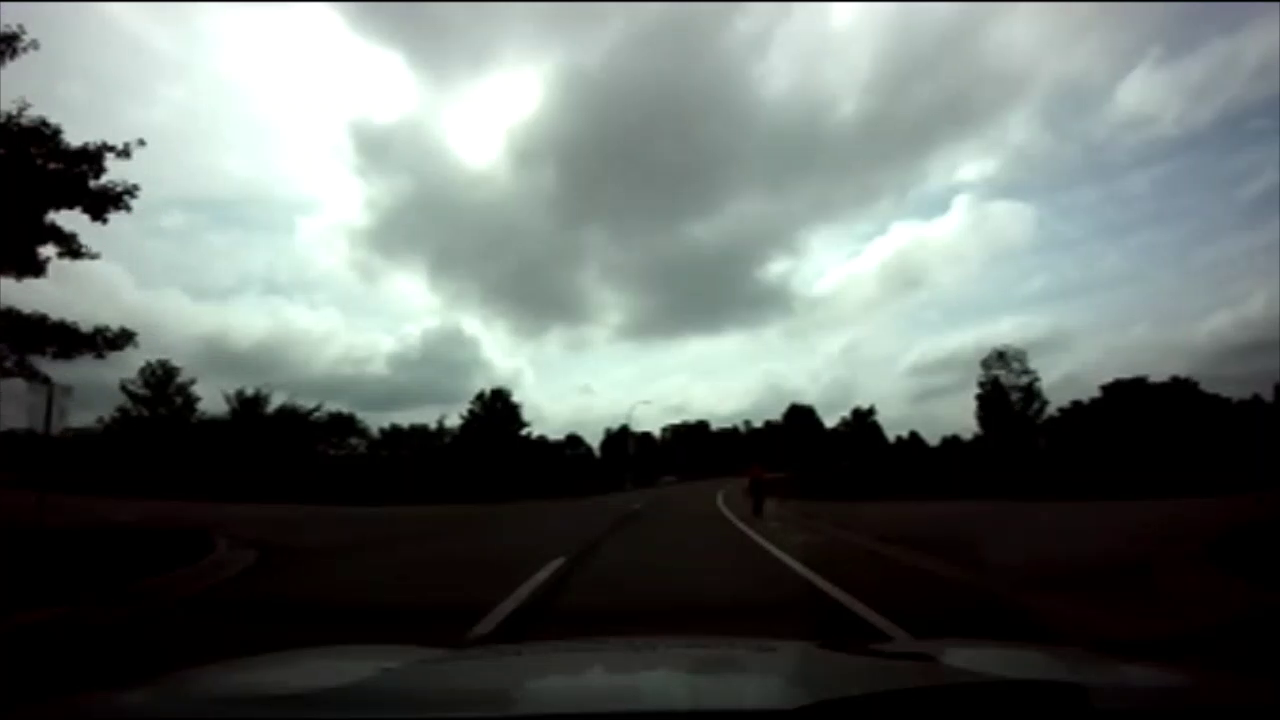
#> input picture frame 32 of LaneDetection.mp4, 1280 x 720 px
$ jupyter execute CompuerVision.ipynb
#> lines starting #> are read from the running program, lines starting #| are printed output that depends on the picture; after the words box and inside, x2 and y2 are one past the last pixel; in counts of white or black regions, pixels touching at a corner belong together
#> further down, frame is the input picture: shape (720, 1280, 3); mean B, G, R 103.6, 106.9, 99.3
[cell 1]
import cv2
import numpy as np

def canny(img):
    if img is None:
        cap.release()
        cv2.destroyAllWindows()
        exit()
    gray = cv2.cvtColor(img, cv2.COLOR_BGR2GRAY)
    kernel = 5
    blur = cv2.GaussianBlur(gray,(kernel, kernel),0)
    canny = cv2.Canny(gray, 50, 150)
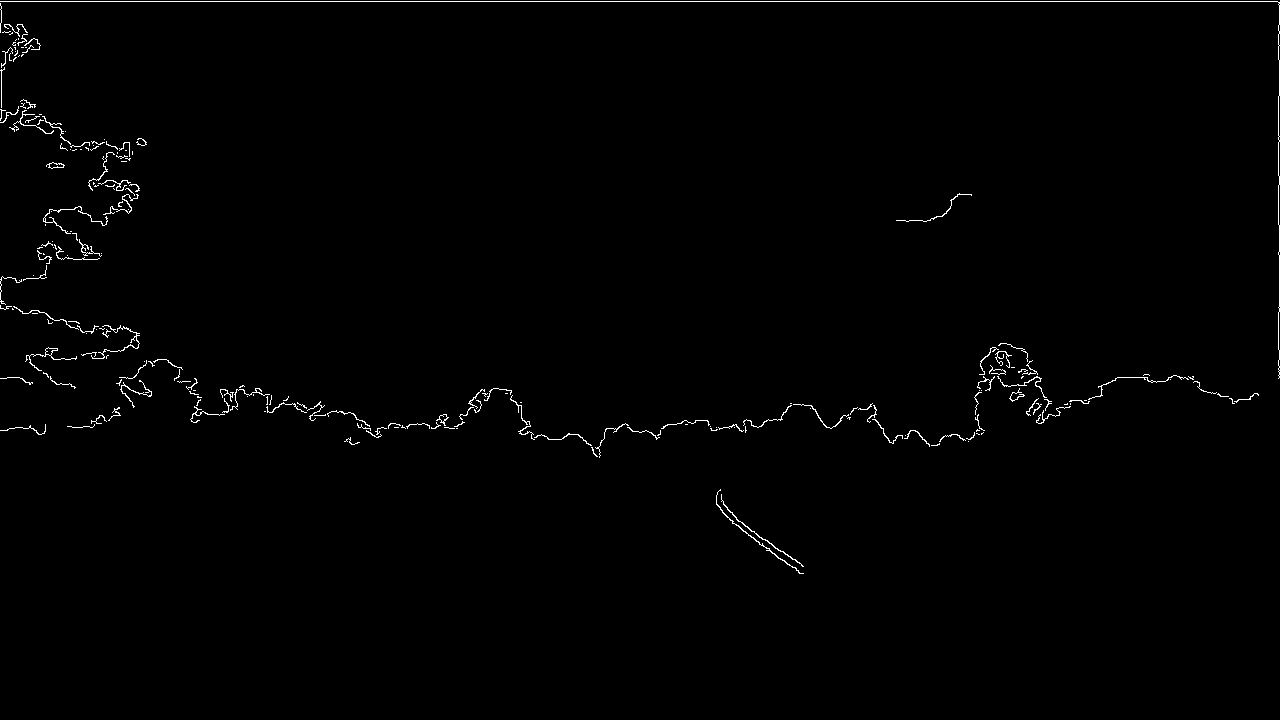
#> canny: shape (720, 1280); 0.84% white in thin lines or dots, all inside (x1, y1, x2, y2) = (0, 1, 1280, 574)
    return canny

def region_of_interest(canny):
    height = canny.shape[0]
#> height = 720
    width = canny.shape[1]
#> width = 1280
    mask = np.zeros_like(canny)
    triangle = np.array([[
    (200, height),
    (800, 350),
    (1200, height),]], np.int32)
#> triangle = [[200, 720], [800, 350], [1200, 720]]
    cv2.fillPoly(mask, triangle, 255)
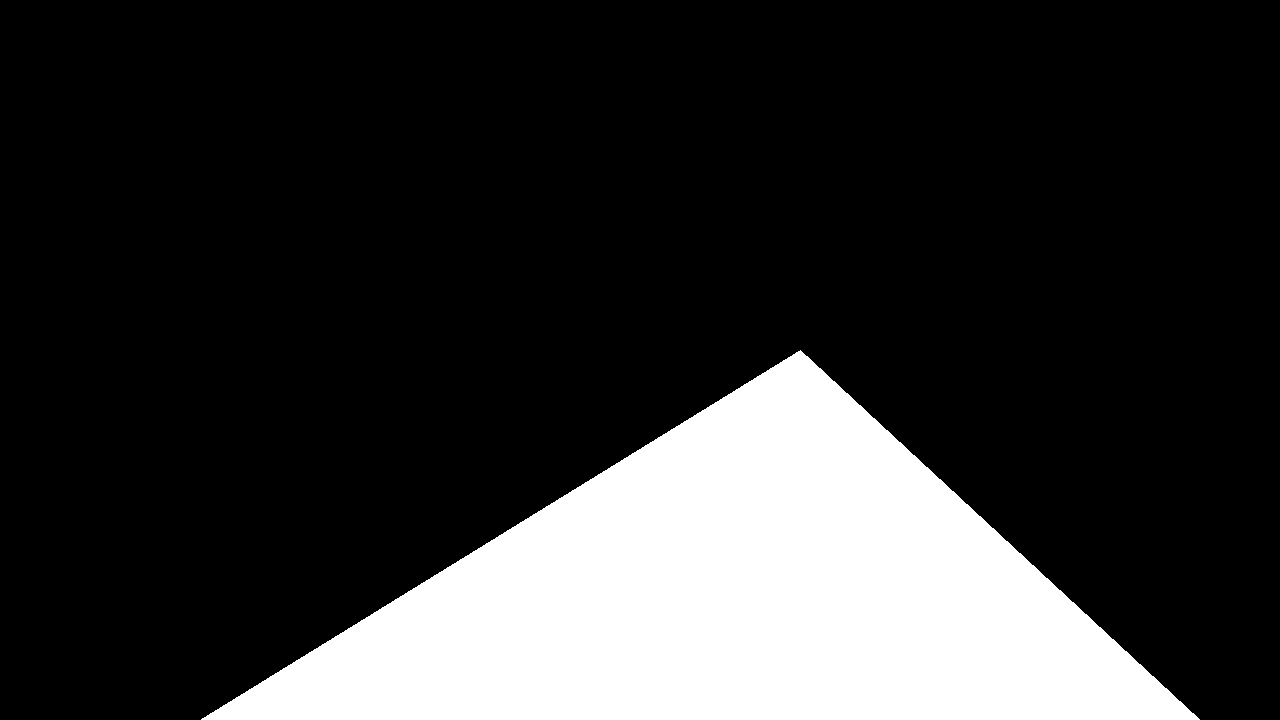
#> mask: shape (720, 1280); 20.1% white; 1 white region, box (x1, y1, x2, y2) and area: (201, 350, 1200, 720) 185130
    masked_image = cv2.bitwise_and(canny, mask)
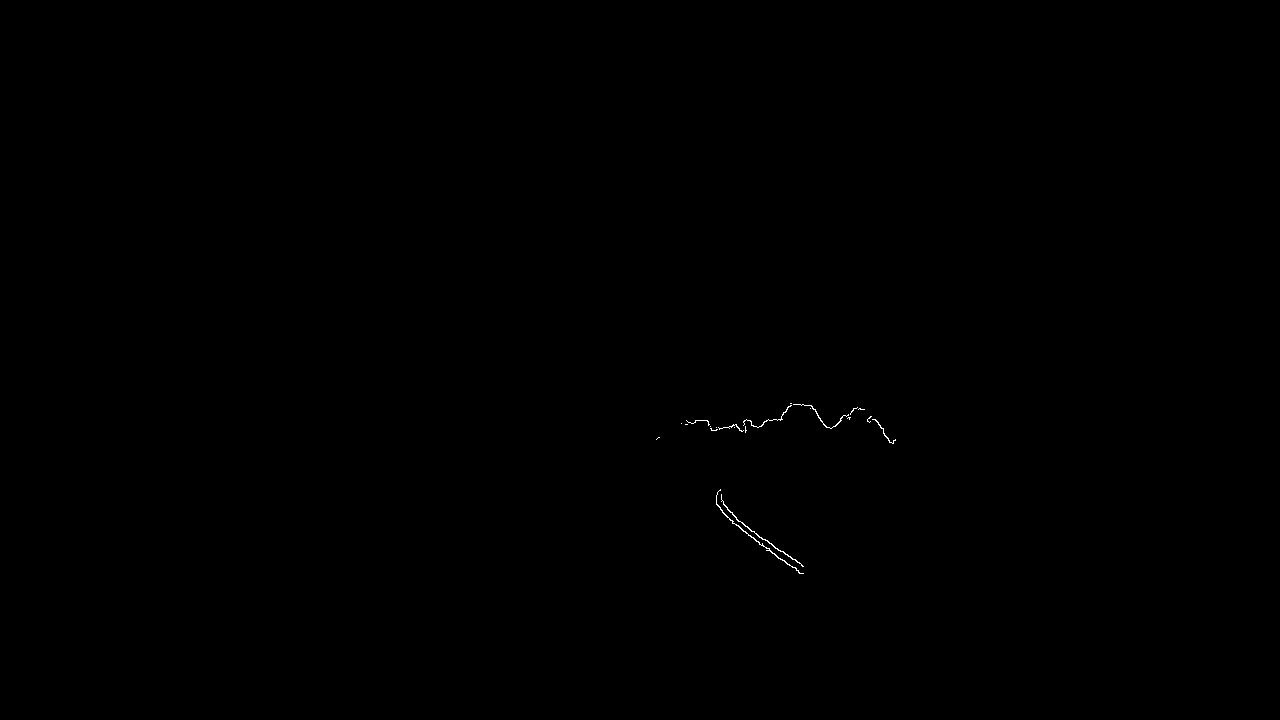
#> masked_image: shape (720, 1280); 0.07% white in thin lines or dots, all inside (x1, y1, x2, y2) = (656, 403, 896, 574)
    return masked_image

# [43 lines of commented-out code are left out]

cap = cv2.VideoCapture("LaneDetection.mp4")
while(cap.isOpened()):
    _, frame = cap.read()
    canny_image = canny(frame)
    cropped_canny = region_of_interest(canny_image)
    cv2.imshow("cropped_canny",cropped_canny)

    # [5 lines of commented-out code are left out]

    if cv2.waitKey(1) & 0xFF == ord('q'):
#> (key q is pressed here)
        break

cap.release()
cv2.destroyAllWindows()

$ run again, starting later in the video
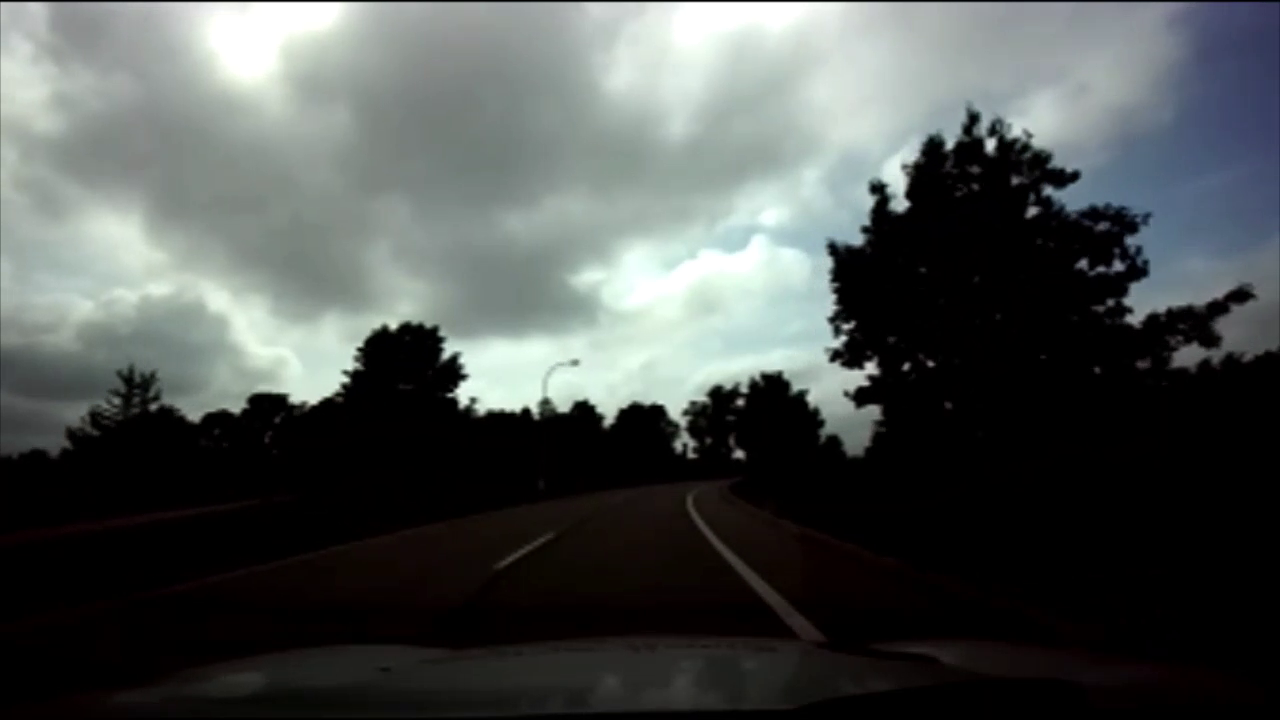
#> input picture frame 258 of LaneDetection.mp4, 1280 x 720 px
#> frame is the input picture: shape (720, 1280, 3); mean B, G, R 80.9, 82.5, 77.7
#> in canny, `canny = cv2.Canny(gray, 50, 150)`:
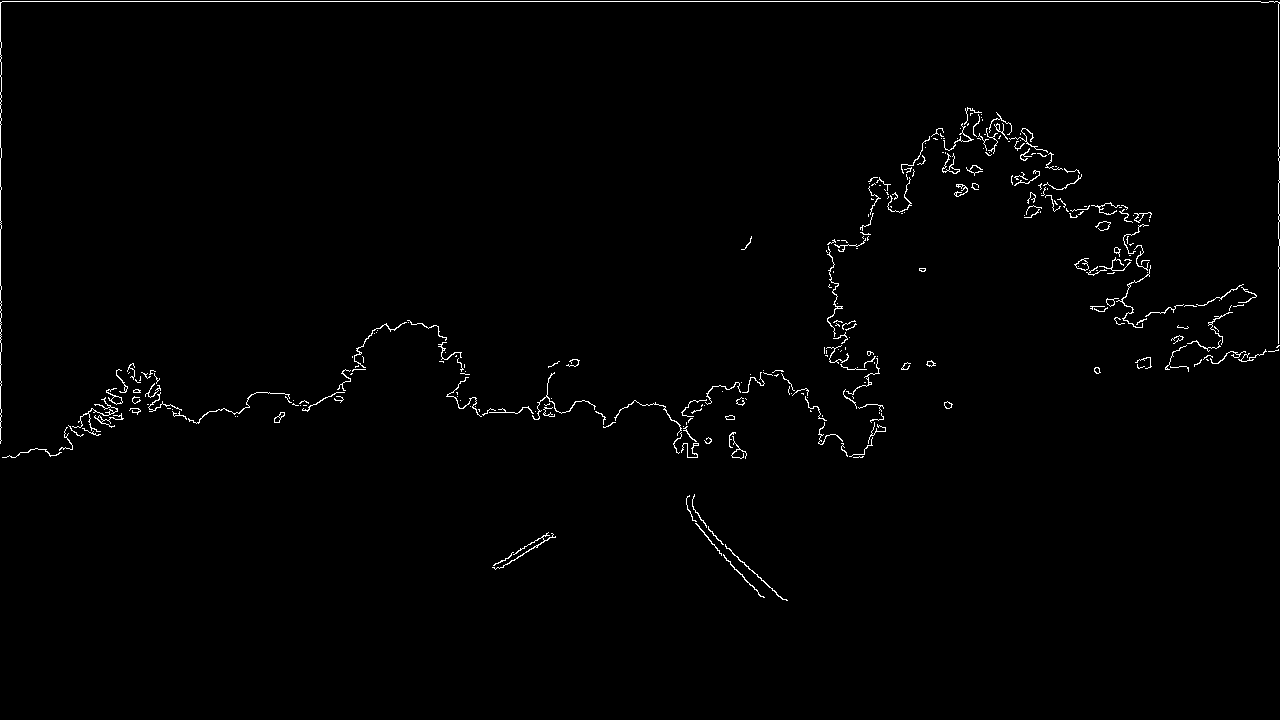
#> canny: shape (720, 1280); 1.1% white in thin lines or dots, all inside (x1, y1, x2, y2) = (0, 1, 1280, 601)
#> mask: shape (720, 1280); 20.1% white; 1 white region, box (x1, y1, x2, y2) and area: (201, 350, 1200, 720) 185130
#> in region_of_interest, `masked_image = cv2.bitwise_and(canny, mask)`:
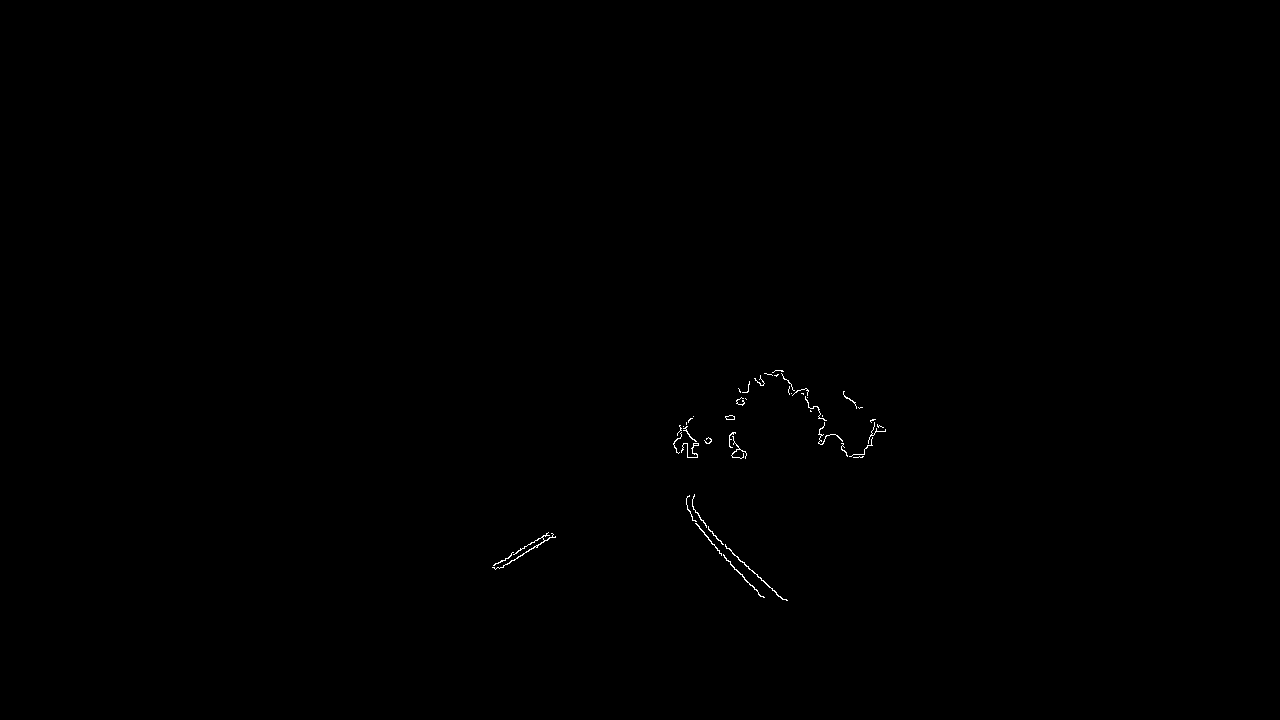
#> masked_image: shape (720, 1280); 0.15% white in thin lines or dots, all inside (x1, y1, x2, y2) = (492, 370, 886, 601)
